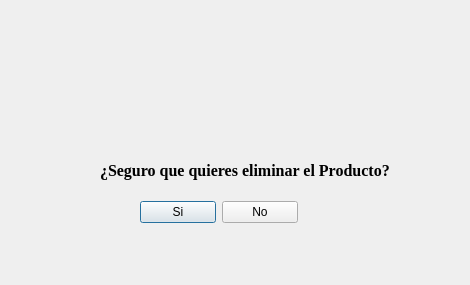
<?xml version="1.0" encoding="UTF-8"?>
<ui version="4.0">
 <class>Dialog</class>
 <widget class="QDialog" name="Dialog">
  <property name="geometry">
   <rect>
    <x>0</x>
    <y>0</y>
    <width>470</width>
    <height>285</height>
   </rect>
  </property>
  <property name="windowTitle">
   <string>Dialog</string>
  </property>
  <property name="modal">
   <bool>true</bool>
  </property>
  <widget class="QLabel" name="lblAviso">
   <property name="geometry">
    <rect>
     <x>100</x>
     <y>150</y>
     <width>301</width>
     <height>41</height>
    </rect>
   </property>
   <property name="font">
    <font>
     <family>Times New Roman</family>
     <pointsize>12</pointsize>
     <weight>75</weight>
     <bold>true</bold>
    </font>
   </property>
   <property name="text">
    <string>¿Seguro que quieres eliminar el Producto?</string>
   </property>
  </widget>
  <widget class="QWidget" name="layoutWidget">
   <property name="geometry">
    <rect>
     <x>140</x>
     <y>200</y>
     <width>158</width>
     <height>25</height>
    </rect>
   </property>
   <layout class="QHBoxLayout" name="horizontalLayout">
    <item>
     <widget class="QPushButton" name="btnSi">
      <property name="text">
       <string>Si</string>
      </property>
     </widget>
    </item>
    <item>
     <widget class="QPushButton" name="btnNo">
      <property name="text">
       <string>No</string>
      </property>
     </widget>
    </item>
   </layout>
  </widget>
  <widget class="QLabel" name="label_2">
   <property name="geometry">
    <rect>
     <x>150</x>
     <y>30</y>
     <width>141</width>
     <height>101</height>
    </rect>
   </property>
   <property name="text">
    <string/>
   </property>
   <property name="pixmap">
    <pixmap resource="img/aviso2.qrc">:/newPrefix/kisspng-warning-sign-computer-icons-symbol-clip-art-alert-icon-image-gallery-5ab048f60c5a21.2844429515215024540506.png</pixmap>
   </property>
   <property name="scaledContents">
    <bool>true</bool>
   </property>
  </widget>
 </widget>
 <resources>
  <include location="img/aviso2.qrc"/>
  <include location="../../../../Program Files (x86)/Qt Designer/img/aviso2.qrc"/>
 </resources>
 <connections/>
</ui>
